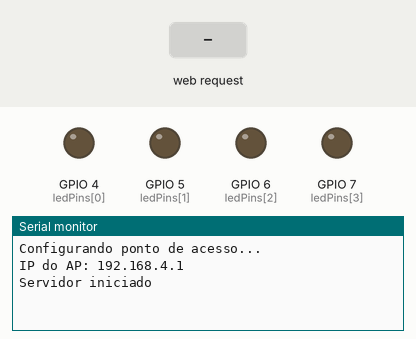
The sketch below on a simulated ESP32. On the bench: output pins drawn as LEDs (lit = HIGH), the last lines printed to the serial monitor. The inputs (shaded band) are chosen by the test bench.

Above: at 1.2 s.
1.3 s: HTTP request GET /calc received
At 2.3 s:
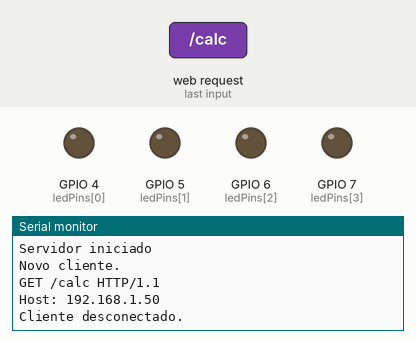
2.8 s: HTTP request GET /add received
At 3.5 s:
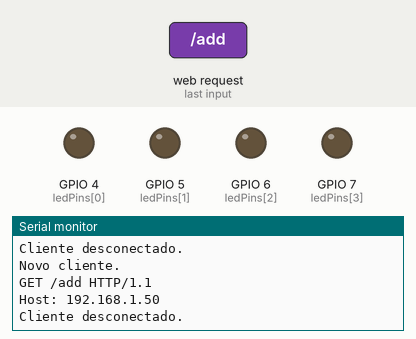
4.3 s: HTTP request GET /sub received
At 4.6 s:
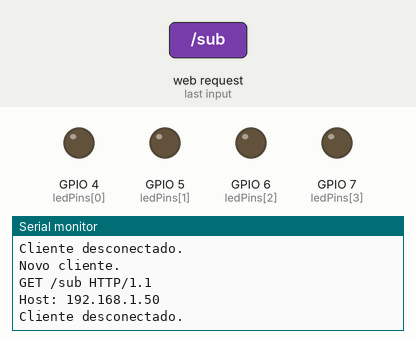

The sketch:

calculadora_overflow.ino
```cpp
/*
  WiFiAccessPoint.ino - Calculadora de 4 bits COM SINAL via interface web (ESP32)

  Os operandos sao inteiros de 4 bits em complemento de dois: -8 a +7.
  Operacoes: soma e subtracao.
  O resultado e mostrado em binario (4 bits) nos LEDs dos pinos 4, 5, 6 e 7
  (pino 7 = bit mais significativo / bit de sinal, pino 4 = bit menos significativo)
  e tambem exibido na pagina web (em decimal com sinal e em binario).

  Indica OVERFLOW aritmetico de complemento de dois (quando o resultado
  verdadeiro nao cabe na faixa -8..+7).

  Na pagina da para digitar cada operando em DECIMAL (-8 a 7) ou em BINARIO (4 bits).

  Como usar:
    1. Conecte-se ao ponto de acesso "yourAP" (senha "yourPassword")
    2. Abra http://192.168.4.1/ no navegador

  Baseado no exemplo WiFiAccessPoint do arduino-esp32.
*/

#include <Arduino.h>
#include <WiFi.h>
#include <NetworkClient.h>
#include <WiFiAP.h>

// ---- Pinos dos LEDs (resultado em binario de 4 bits) ----
// ledPins[0] = bit 0 (LSB) ... ledPins[3] = bit 3 (MSB / sinal)
const int ledPins[4] = {4, 5, 6, 7};

// Credenciais do ponto de acesso.
const char *ssid = "yourAP";
const char *password = "yourPassword";

NetworkServer server(80);

// Mostra os 4 bits baixos de "valor" nos LEDs.
void mostrarNosLeds(int valor) {
  for (int i = 0; i < 4; i++) {
    digitalWrite(ledPins[i], (valor >> i) & 0x01 ? HIGH : LOW);
  }
}

// Converte um valor de 4 bits (0..15) interpretado em complemento de dois para -8..+7
int paraComSinal4bits(int v) {
  v &= 0x0F;
  if (v & 0x08) {       // bit de sinal ligado
    return v - 16;      // valor negativo
  }
  return v;
}

// ---- Pagina HTML com JavaScript embutido ----
const char PAGINA_HTML[] PROGMEM = R"HTML(
<!DOCTYPE html>
<html lang="pt-br">
<head>
  <meta charset="UTF-8">
  <meta name="viewport" content="width=device-width, initial-scale=1.0">
  <title>Calculadora 4 bits com sinal - ESP32</title>
  <style>
    body { font-family: sans-serif; max-width: 440px; margin: 24px auto; padding: 0 16px; }
    h1 { font-size: 1.3rem; }
    fieldset { margin-top: 14px; border: 1px solid #ccc; border-radius: 6px; }
    legend { font-weight: bold; }
    label { display:block; margin-top: 8px; }
    input, select, button { font-size: 1rem; padding: 6px; margin-top: 4px; box-sizing: border-box; }
    input[type=number], input[type=text], select { width: 100%; }
    button { margin-top: 18px; cursor: pointer; width: 100%; }
    .modo { display:flex; gap: 12px; align-items:center; }
    .modo label { display:inline; margin-top:0; font-weight:normal; }
    #resultado { margin-top: 18px; padding: 12px; border: 1px solid #ccc; border-radius: 6px; min-height: 1.4em; }
    .aviso { color: #b00; font-weight: bold; }
    small { color:#555; }
  </style>
</head>
<body>
  <h1>Calculadora de 4 bits (com sinal -8 a +7)</h1>

  <fieldset>
    <legend>Operando A</legend>
    <div class="modo">
      <label><input type="radio" name="modoA" value="dec" checked onchange="trocaModo('A')"> Decimal</label>
      <label><input type="radio" name="modoA" value="bin" onchange="trocaModo('A')"> Binario</label>
    </div>
    <input type="number" id="aDec" min="-8" max="7" value="0">
    <input type="text" id="aBin" maxlength="4" placeholder="ex.: 0101" style="display:none">
    <small>Decimal: -8 a 7 &nbsp;|&nbsp; Binario: 4 bits (1000 = -8)</small>
  </fieldset>

  <label for="op" style="font-weight:bold; margin-top:14px;">Operacao</label>
  <select id="op">
    <option value="add">A + B (soma)</option>
    <option value="sub">A - B (subtracao)</option>
  </select>

  <fieldset>
    <legend>Operando B</legend>
    <div class="modo">
      <label><input type="radio" name="modoB" value="dec" checked onchange="trocaModo('B')"> Decimal</label>
      <label><input type="radio" name="modoB" value="bin" onchange="trocaModo('B')"> Binario</label>
    </div>
    <input type="number" id="bDec" min="-8" max="7" value="0">
    <input type="text" id="bBin" maxlength="4" placeholder="ex.: 1110" style="display:none">
    <small>Decimal: -8 a 7 &nbsp;|&nbsp; Binario: 4 bits (1000 = -8)</small>
  </fieldset>

  <button id="calcular">Calcular</button>

  <div id="resultado">Informe os valores e clique em Calcular.</div>

<script>
// alterna entre os campos decimal e binario
function trocaModo(qual) {
  let modo = document.querySelector('input[name=modo' + qual + ']:checked').value;
  document.getElementById(qual.toLowerCase() + 'Dec').style.display = (modo === 'dec') ? '' : 'none';
  document.getElementById(qual.toLowerCase() + 'Bin').style.display = (modo === 'bin') ? '' : 'none';
}

// representacao binaria de 4 bits em complemento de dois para um valor -8..7
function bin4comSinal(n) {
  return ((n & 0x0F) >>> 0).toString(2).padStart(4, '0');
}

// le um operando (A ou B) e devolve o valor decimal com sinal, ou null se invalido
function lerOperando(qual) {
  let modo = document.querySelector('input[name=modo' + qual + ']:checked').value;
  if (modo === 'dec') {
    let v = parseInt(document.getElementById(qual.toLowerCase() + 'Dec').value, 10);
    if (isNaN(v) || v < -8 || v > 7) return null;
    return v;
  } else {
    let s = document.getElementById(qual.toLowerCase() + 'Bin').value.trim();
    if (!/^[01]{1,4}$/.test(s)) return null;     // so 0 e 1, ate 4 digitos
    let u = parseInt(s.padStart(4, '0'), 2);     // 0..15
    return (u & 0x08) ? u - 16 : u;              // complemento de dois -> -8..7
  }
}

document.getElementById('calcular').addEventListener('click', function () {
  const box = document.getElementById('resultado');
  let a = lerOperando('A');
  let b = lerOperando('B');
  let op = document.getElementById('op').value;

  if (a === null || b === null) {
    box.innerHTML = '<span class="aviso">Valores invalidos. Decimal: -8 a 7. Binario: ate 4 bits (0/1).</span>';
    return;
  }

  box.textContent = 'Calculando...';

  // envia em complemento de dois (0..15) para o ESP32
  let aU = a & 0x0F;
  let bU = b & 0x0F;

  fetch('/calc?a=' + aU + '&b=' + bU + '&op=' + op)
    .then(r => r.json())
    .then(d => {
      // d.resultado = valor com sinal (-8..7), d.bits = padrao de 4 bits (0..15)
      let txt = 'Resultado: ' + d.resultado +
                '<br>Em binario (4 bits): ' + bin4comSinal(d.bits) +
                '<br>Conta: ' + a + (op === 'add' ? ' + ' : ' - ') + b + ' = ' + d.completo;
      if (d.overflow) {
        txt += '<br><span class="aviso">OVERFLOW! O resultado verdadeiro (' + d.completo +
               ') nao cabe na faixa -8 a +7. Os LEDs mostram os 4 bits truncados.</span>';
      }
      box.innerHTML = txt;
    })
    .catch(() => {
      box.innerHTML = '<span class="aviso">Falha ao comunicar com o ESP32.</span>';
    });
});
</script>
</body>
</html>
)HTML";

// Extrai o valor de um parametro (ex.: "a") da linha de request HTTP.
String pegarParametro(const String &req, const String &nome) {
  String chave = nome + "=";
  int ini = req.indexOf(chave);
  if (ini < 0) return "";
  ini += chave.length();
  int fim = ini;
  while (fim < (int)req.length()) {
    char c = req[fim];
    if (c == '&' || c == ' ' || c == '\r' || c == '\n') break;
    fim++;
  }
  return req.substring(ini, fim);
}

// Faz a conta com sinal, acende os LEDs e devolve JSON.
void tratarCalc(NetworkClient &client, const String &req) {
  // recebe os operandos ja em complemento de dois (0..15)
  int aU = pegarParametro(req, "a").toInt() & 0x0F;
  int bU = pegarParametro(req, "b").toInt() & 0x0F;
  String op = pegarParametro(req, "op");

  // converte para valores com sinal -8..7
  int a = paraComSinal4bits(aU);
  int b = paraComSinal4bits(bU);

  int completo = 0;       // resultado verdadeiro (sem truncar)
  if (op == "add") {
    completo = a + b;
  } else if (op == "sub") {
    completo = a - b;
  }

  // overflow de complemento de dois: resultado verdadeiro fora de -8..+7
  bool overflow = (completo < -8 || completo > 7);

  int bits = completo & 0x0F;             // padrao de 4 bits que vai aos LEDs
  int resultado = paraComSinal4bits(bits); // valor com sinal apos truncar (o que os 4 bits representam)

  mostrarNosLeds(bits);

  String json = "{\"resultado\":" + String(resultado) +
                ",\"bits\":" + String(bits) +
                ",\"completo\":" + String(completo) +
                ",\"overflow\":" + String(overflow ? "true" : "false") + "}";

  client.println("HTTP/1.1 200 OK");
  client.println("Content-type:application/json");
  client.println("Connection: close");
  client.println();
  client.println(json);
}

// Envia a pagina HTML principal.
void enviarPagina(NetworkClient &client) {
  client.println("HTTP/1.1 200 OK");
  client.println("Content-type:text/html");
  client.println("Connection: close");
  client.println();
  client.print(PAGINA_HTML);
  client.println();
}

void setup() {
  for (int i = 0; i < 4; i++) {
    pinMode(ledPins[i], OUTPUT);
    digitalWrite(ledPins[i], LOW);
  }

  Serial.begin(115200);
  Serial.println();
  Serial.println("Configurando ponto de acesso...");

  if (!WiFi.softAP(ssid, password)) {
    log_e("Falha ao criar o Soft AP.");
    while (1);
  }
  IPAddress myIP = WiFi.softAPIP();
  Serial.print("IP do AP: ");
  Serial.println(myIP);
  server.begin();

  Serial.println("Servidor iniciado");
}

void loop() {
  NetworkClient client = server.accept();

  if (client) {
    Serial.println("Novo cliente.");
    String currentLine = "";
    String requestLine = "";

    while (client.connected()) {
      if (client.available()) {
        char c = client.read();
        Serial.write(c);
        if (c == '\n') {
          if (currentLine.length() == 0) {
            if (requestLine.indexOf("GET /calc") >= 0) {
              tratarCalc(client, requestLine);
            } else {
              enviarPagina(client);
            }
            break;
          } else {
            if (requestLine.length() == 0) {
              requestLine = currentLine;
            }
            currentLine = "";
          }
        } else if (c != '\r') {
          currentLine += c;
        }
      }
    }
    client.stop();
    Serial.println("Cliente desconectado.");
  }
}
```

Measured:
- after the input at 1.3 s, the serial monitor: prints a new line at once (image 1)
- after the input at 2.8 s, the serial monitor: prints a new line at once (image 2)
- after the input at 4.3 s, the serial monitor: prints a new line at once (image 3)
